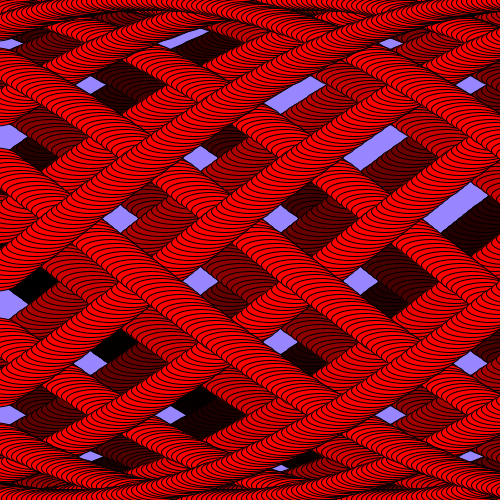
Frame 1 (no input)
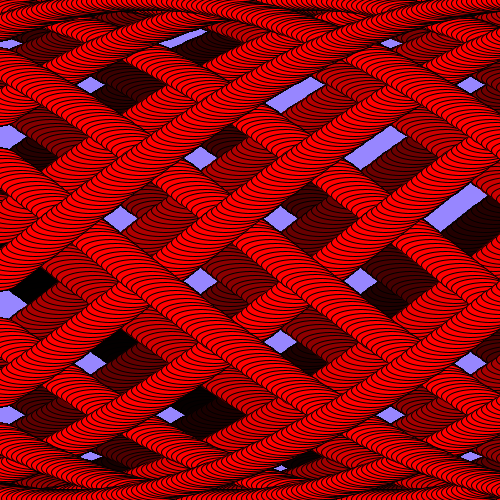
Frame 60 (the mouse pressed at the canvas centre just before this capture)
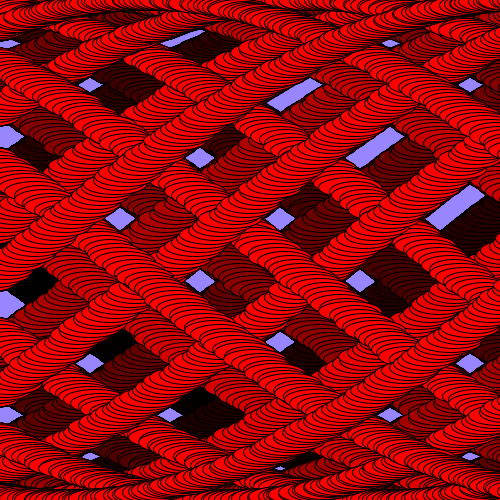
Frame 120 (the mouse held since frame 60 and released just before this capture)

The Processing sketch that drew these frames (run headless with seeded random() and noise(); from frame 60 on, the mouse is pressed at the canvas centre):

// Processing sketch: processing_28270
// ── processing_28270.pde

void setup()
{
size(500,500);
background(151,134,255);

  smooth();
  rectMode(CENTER);
}


void draw (){
  
  
  float f_eins = 0;
float f_zwei = TWO_PI/400;

for (int y=0; y<height;y=y+20){
 
for(int i=-10; i<width+30; i=i+5) {

 fill(f_eins*11,0,f_zwei*50);
  ellipse(i, height/2+sin(f_eins)*250,58, 20);
  f_eins = f_eins + f_zwei;

}

}

   if (mousePressed == true) {
float f_eins2 = 0;
float f_zwei2 = TWO_PI/400;

for (int y=0; y<height;y=y+20){
 
for(int i=-10; i<width+30; i=i+5) {

 fill(f_eins2*11,0,f_zwei2*50);
  ellipse(i, height/2+sin(f_eins2)*250,random(50,64), 20);
  f_eins2 = f_eins2 + f_zwei2;

}

}
   }
}
